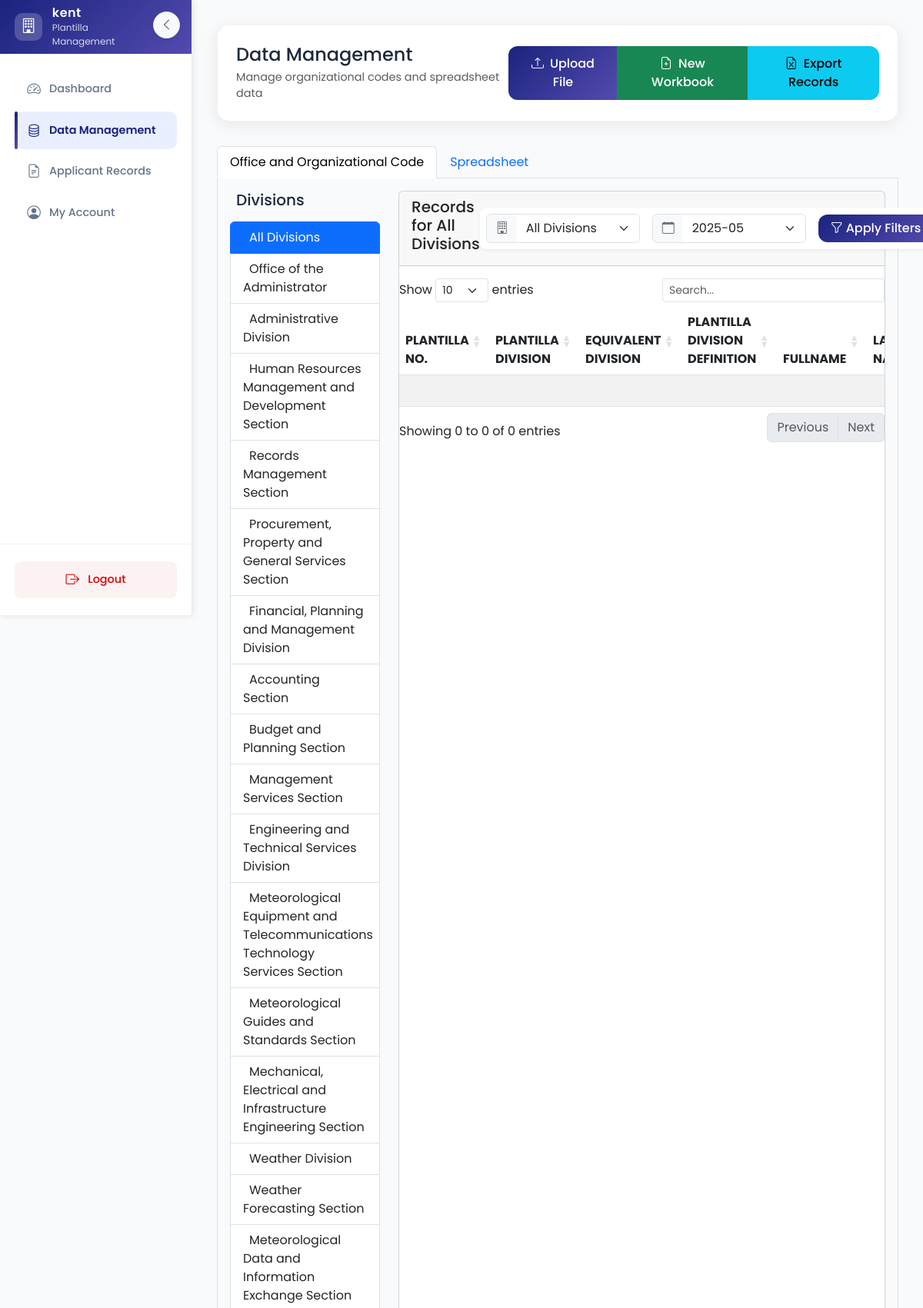
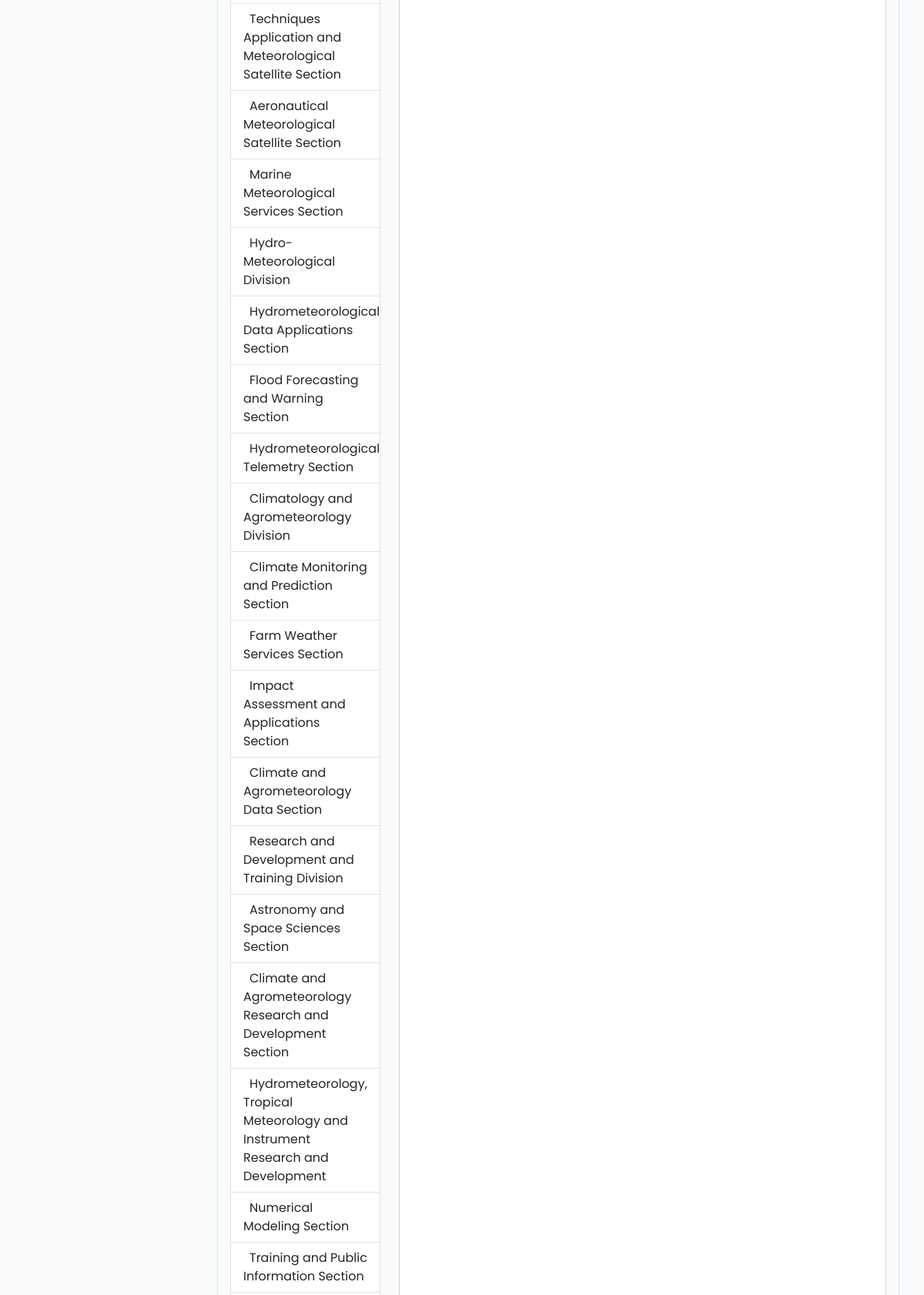
The app's page /user/data_management.php (signed in, upper part) with its own data (2 pictures, top to bottom).
### tables this page shows
CREATE TABLE `divisions` (
  `id` int(11) NOT NULL AUTO_INCREMENT,
  `code` varchar(20) NOT NULL,
  `name` varchar(255) NOT NULL,
  `description` text DEFAULT NULL,
  `status` enum('active','inactive') NOT NULL DEFAULT 'active',
  `created_by` int(11) DEFAULT NULL,
  `updated_by` int(11) DEFAULT NULL,
  `created_at` timestamp NOT NULL DEFAULT current_timestamp(),
  `updated_at` timestamp NOT NULL DEFAULT current_timestamp() ON UPDATE current_timestamp(),
  `order_count` int(11) NOT NULL DEFAULT 0,
  PRIMARY KEY (`id`),
  UNIQUE KEY `code` (`code`),
  KEY `created_by` (`created_by`),
  KEY `updated_by` (`updated_by`),
  CONSTRAINT `divisions_ibfk_1` FOREIGN KEY (`created_by`) REFERENCES `users` (`id`),
  CONSTRAINT `divisions_ibfk_2` FOREIGN KEY (`updated_by`) REFERENCES `users` (`id`)
);

### user/data_management.php (the view, shortened to what this page needs)
<?php
require '../dbconnection.php';
$selected_division = isset($_GET['division']) ? (int)$_GET['division'] : 0;
$selected_month = isset($_GET['month']) ? $_GET['month'] : date('Y-m');
function getAvailableMonths() {
    global $conn;
    $months = [];
    $query = "SELECT DISTINCT DATE_FORMAT(created_at, '%Y-%m') as month
              FROM records
              ORDER BY month DESC";
    $result = $conn->query($query);
    if ($result) {
        while ($row = $result->fetch_assoc()) {
            $months[] = $row['month'];
        }
    }
    return $months;
}
?>
<!DOCTYPE html>
<html lang="en">
<head>
    <link href="https://cdn.jsdelivr.net/npm/bootstrap@5.3.0/dist/css/bootstrap.min.css" rel="stylesheet">
    <link rel="stylesheet" href="https://cdn.jsdelivr.net/npm/bootstrap-icons@1.11.0/font/bootstrap-icons.css">
    <link href="https://cdn.datatables.net/1.13.6/css/dataTables.bootstrap5.min.css" rel="stylesheet">
    <link rel="stylesheet" href="../assets/css/styles.css">
    <link rel="stylesheet" href="https://cdn.jsdelivr.net/npm/sweetalert2@11.7.32/dist/sweetalert2.min.css">
  <?php include '../assets/css/user_management.php'; ?>
</head>
<body>
    <div class="sidebar" id="sidebar">
        <div class="sidebar-header">
            <div class="logo">
                <i class="bi bi-building"></i>
            </div>
            <div class="title">
                <h4><?php echo $_SESSION['username']; ?></h4>
                <p>Plantilla Management</p>
            </div>
            <button class="toggle-sidebar" id="toggleSidebar" title="Minimize Sidebar">
                <i class="bi bi-chevron-left"></i>
            </button>
        </div>
        <div class="sidebar-content">
            <ul class="nav flex-column">
                <li class="nav-item">
                    <a class="nav-link" href="dashboard.php">
                        <i class="bi bi-speedometer2"></i>
                        <span>Dashboard</span>
                    </a>
                </li>
                <li class="nav-item">
                    <a class="nav-link active" href="data_management.php">
                        <i class="bi bi-database"></i>
                        <span>Data Management</span>
                    </a>
                </li>
                <li class="nav-item">
                    <a class="nav-link" href="applicant_records.php">
                        <i class="bi bi-file-earmark-text"></i>
                        <span>Applicant Records</span>
                    </a>
                </li>
                <li class="nav-item">
                    <a class="nav-link" href="my_account.php">
                        <i class="bi bi-person-circle"></i>
                        <span>My Account</span>
                    </a>
                </li>
            </ul>
        </div>
        <div class="sidebar-footer">
            <div class="logout-btn">
            <a class="nav-link" onclick="return confirm('Are you sure you want to logout?')" href="logout.php">
                    <i class="bi bi-box-arrow-right"></i>
                    <span>Logout</span>
                </a>
            </div>
        </div>
    </div>
    <div class="main-content">
        <div class="dashboard-header">
            <div class="d-flex justify-content-between align-items-center">
                <div>
                    <h2 class="mb-1">Data Management</h2>
                    <p class="text-muted mb-0">Manage organizational codes and spreadsheet data</p>
                </div>
                <div class="btn-group">
                    <button class="btn btn-primary" data-bs-toggle="modal" data-bs-target="#uploadModal">
                        <i class="bi bi-upload me-2"></i>Upload File
                    </button>
                    <a href = 'new_workbook.php' class="btn btn-success" id="newWorkbookBtn">
                        <i class="bi bi-file-earmark-plus me-2"></i>New Workbook
                    </a>
                    <a href="export_records.php?division=<?php echo $selected_division; ?>&month=<?php echo $selected_month; ?>" class="btn btn-info">
                        <i class="bi bi-file-earmark-excel me-2"></i>Export Records
                    </a>
                </div>
            </div>
        </div>
        <ul class="nav nav-tabs mt-3" id="dataManagementTabs" role="tablist">
            <li class="nav-item" role="presentation">
                <button class="nav-link active" id="office-tab" data-bs-toggle="tab" data-bs-target="#office" type="button" role="tab">
                    Office and Organizational Code
                </button>
            </li>
            <li class="nav-item" role="presentation">
                <button class="nav-link" id="spreadsheet-tab" data-bs-toggle="tab" data-bs-target="#spreadsheet" type="button" role="tab">
                    Spreadsheet
                </button>
            </li>
        </ul>
        <div class="tab-content p-3 border border-top-0 rounded-bottom" id="dataManagementTabsContent">
            <div class="tab-pane fade show active" id="office" role="tabpanel">
                <div class="row">
                    <div class="col-md-3 division-list">
                        <h5 class="mb-3"><i class="fas fa-sitemap me-2"></i>Divisions</h5>
                        <div class="list-group">
                            <?php
                            $divisions_result = $conn->query("SELECT * FROM divisions ORDER BY order_count");
                            $all_divisions = [];
                            while ($row = $divisions_result->fetch_assoc()) {
                                $all_divisions[] = $row;
                            }
                            ?>
                            <a href="?division=0"
                               class="list-group-item list-group-item-action division-item <?= $selected_division == 0 ? 'active' : '' ?>"
                               data-division-id="0">
                                <i class="fas fa-layer-group me-2"></i>All Divisions
                            </a>
                            <?php foreach ($all_divisions as $division): ?>
                            <a href="?division=<?= $division['id'] ?>"
                               class="list-group-item list-group-item-action division-item <?= $selected_division == $division['id'] ? 'active' : '' ?>"
                               data-division-id="<?= $division['id'] ?>">
                                <i class="fas fa-building me-2"></i><?= htmlspecialchars($division['name']) ?>
                            </a>
                            <?php endforeach; ?>
                        </div>
                    </div>
                    <div class="col-md-9">
                        <div class="card h-100">
                            <div class="card-header d-flex justify-content-between align-items-center mb-3">
                                <h5>Records for <?= $selected_division == 0 ? 'All Divisions' : getDivisionName($selected_division) ?></h5>
                                <div class="filters-container">
                                    <form method="GET" class="filter-form d-flex align-items-center gap-3">
                                        <div class="form-group mb-0">
                                            <div class="input-group">
                                                <span class="input-group-text bg-light border-end-0">
                                                    <i class="bi bi-building"></i>
                                                </span>
                                                <select name="division" id="division" class="form-select border-start-0">
                                                    <option value="0">All Divisions</option>
                                                </select>
                                            </div>
                                        </div>
                                        <div class="form-group mb-0">
                                            <div class="input-group">
                                                <span class="input-group-text bg-light border-end-0">
                                                    <i class="bi bi-calendar"></i>
                                                </span>
                                                <select name="month" id="month" class="form-select border-start-0">
                                                    <?php
                                                    $months = getAvailableMonths();
                                                    foreach ($months as $month) {
                                                        $selected = $selected_month === $month ? 'selected' : '';
                                                        echo "<option value='{$month}' {$selected}>{$month}</option>";
                                                    }
                                                    ?>
                                                </select>
                                            </div>
                                        </div>
                                        <button type="submit" class="btn btn-primary">
                                            <i class="bi bi-funnel me-1"></i>Apply Filters
                                        </button>
                                    </form>
                                </div>
                            </div>
                            <div class="card-body p-0">
                                <div class="table-responsive">
                                    <table class="table table-striped table-hover" id="recordsTable">
                                        <thead>
                                            <tr>
                                                <th>PLANTILLA NO.</th>
                                                <th>PLANTILLA DIVISION</th>
                                                <th>EQUIVALENT DIVISION</th>
                                                <th>PLANTILLA DIVISION DEFINITION</th>
                                                <th>FULLNAME</th>
                                                <th>LAST NAME</th>
                                            </tr>
                                        </thead>
                                        <tbody>
                                        </tbody>
                                    </table>
                                </div>
                            </div>
                        </div>
                    </div>
                </div>
            </div>
        </div>
    </div>
    <link rel="stylesheet" href="https://cdnjs.cloudflare.com/ajax/libs/jexcel/4.9.0/css/jquery.jexcel.min.css" />
    <link rel="stylesheet" href="https://cdn.jsdelivr.net/npm/handsontable/dist/handsontable.full.min.css">
</body>
</html>

### assets/css/styles.css (style rules this page uses)
:root { --primary-color: #1A237E; --primary-light: #534bae; --primary-dark: #000051; --secondary-color: #2962FF; --secondary-light: #768fff; --secondary-dark: #0039cb; --success-color: #00C853; --success-light: #5efc82; --success-dark: #009624; --warning-color: #FF6D00; --warning-light: #ff9e40; --warning-dark: #c43c00; --danger-color: #D50000; --danger-light: #ff5131; --danger-dark: #9b0000; --sidebar-width: 280px; --header-height: 70px; --card-shadow: 0 4px 20px rgba(0, 0, 0, 0.08); --hover-shadow: 0 8px 30px rgba(0, 0, 0, 0.12); --gradient-primary: linear-gradient(135deg, var(--primary-color) 0%, var(--primary-light) 100%); --gradient-secondary: linear-gradient(135deg, var(--secondary-color) 0%, var(--secondary-light) 100%); --gradient-success: linear-gradient(135deg, var(--success-color) 0%, var(--success-light) 100%); --gradient-warning: linear-gradient(135deg, var(--warning-color) 0%, var(--warning-light) 100%); --gradient-danger: linear-gradient(135deg, var(--danger-color) 0%, var(--danger-light) 100%); }
body { font-family: 'Poppins', sans-serif; background-color: #f8fafc; color: #1e293b; }
.sidebar { min-height: 100vh; background: #ffffff; color: #1e293b; transition: all 0.3s cubic-bezier(0.4, 0, 0.2, 1); position: fixed; width: var(--sidebar-width); z-index: 1000; box-shadow: 2px 0 20px rgba(0, 0, 0, 0.1); border-right: 1px solid rgba(0, 0, 0, 0.05); display: flex; flex-direction: column; }
.main-content { margin-left: var(--sidebar-width); padding: 2rem; min-height: 100vh; transition: all 0.3s ease; }
.sidebar-header { height: var(--header-height); padding: 1.2rem; background: var(--gradient-primary); color: white; display: flex; align-items: center; gap: 0.8rem; }
.sidebar-header .logo { width: 36px; height: 36px; background: rgba(255, 255, 255, 0.2); border-radius: 10px; display: flex; align-items: center; justify-content: center; font-size: 1.2rem; }
.sidebar-header h4 { margin: 0; font-weight: 600; font-size: 1rem; letter-spacing: 0.5px; }
.sidebar-header p { margin: 0; font-size: 0.75rem; opacity: 0.8; }
.sidebar-content { flex: 1; padding: 1.2rem; overflow-y: auto; }
.sidebar .nav-link { color: #64748b; padding: 0.7rem 1rem; margin: 0.15rem 0; border-radius: 10px; transition: all 0.3s cubic-bezier(0.4, 0, 0.2, 1); font-weight: 500; position: relative; display: flex; align-items: center; gap: 0.7rem; font-size: 0.9rem; }
.sidebar .nav-link::before { content: ''; position: absolute; left: 0; width: 4px; height: 100%; background: var(--gradient-primary); border-radius: 2px; transform: scaleX(0); transition: transform 0.3s cubic-bezier(0.4, 0, 0.2, 1); }
.sidebar .nav-link.active { background: rgba(41, 98, 255, 0.1); color: var(--primary-color); font-weight: 600; }
.sidebar .nav-link.active::before { transform: scaleX(1); }
.sidebar .nav-link i { font-size: 1.1rem; transition: transform 0.3s cubic-bezier(0.4, 0, 0.2, 1); }
.sidebar .nav-link.active i { color: var(--primary-color); }
.sidebar-footer { padding: 1.2rem; border-top: 1px solid rgba(0, 0, 0, 0.05); }
.sidebar-footer .logout-btn { width: 100%; }
.sidebar-footer .logout-btn .nav-link { color: var(--danger-color); justify-content: center; padding: 0.7rem; border-radius: 8px; background: rgba(213, 0, 0, 0.05); font-size: 0.9rem; }
.sidebar-footer .logout-btn .nav-link i { color: var(--danger-color); }
.dashboard-header { background: white; padding: 1.5rem; border-radius: 16px; box-shadow: var(--card-shadow); margin-bottom: 2rem; backdrop-filter: blur(10px); border: 1px solid rgba(0, 0, 0, 0.05); }
.btn { border-radius: 12px; padding: 0.6rem 1.2rem; font-weight: 500; transition: all 0.3s cubic-bezier(0.4, 0, 0.2, 1); }
.btn-primary { background: var(--gradient-primary); border: none; color: white; }
.dashboard-header h2 { font-size: 1.5rem; margin-bottom: 0.5rem; }
.dashboard-header p { font-size: 0.9rem; }

### records on screen
divisions: name "Office of the Administrator"
divisions: name "Administrative Division"
divisions: name "Human Resources Management and Development Section"
divisions: name "Records Management Section"
divisions: name "Procurement, Property and General Services Section"
divisions: name "Financial, Planning and Management Division"
divisions: name "Accounting Section"
divisions: name "Budget and Planning Section"
divisions: name "Management Services Section"
divisions: name "Engineering and Technical Services Division"
divisions: name "Meteorological Equipment and Telecommunications Technology Services Section"
divisions: name "Meteorological Guides and Standards Section"
divisions: name "Mechanical, Electrical and Infrastructure Engineering Section"
divisions: name "Weather Division"
divisions: name "Weather Forecasting Section"
divisions: name "Meteorological Data and Information Exchange Section"
divisions: name "Techniques Application and Meteorological Satellite Section"
divisions: name "Aeronautical Meteorological Satellite Section"
divisions: name "Marine Meteorological Services Section"
divisions: name "Hydro-Meteorological Division"
divisions: name "Hydrometeorological Data Applications Section"
divisions: name "Flood Forecasting and Warning Section"
divisions: name "Hydrometeorological Telemetry Section"
divisions: name "Climatology and Agrometeorology Division"
divisions: name "Climate Monitoring and Prediction Section"
divisions: name "Farm Weather Services Section"
divisions: name "Impact Assessment and Applications Section"
divisions: name "Climate and Agrometeorology Data Section"
divisions: name "Research and Development and Training Division"
divisions: name "Astronomy and Space Sciences Section"
divisions: name "Climate and Agrometeorology Research and Development Section"
divisions: name "Hydrometeorology, Tropical Meteorology and Instrument Research and Development"
divisions: name "Numerical Modeling Section"
divisions: name "Training and Public Information Section"

### other values on screen
$_SESSION['username'] "kent"
form field month "2025-05"
